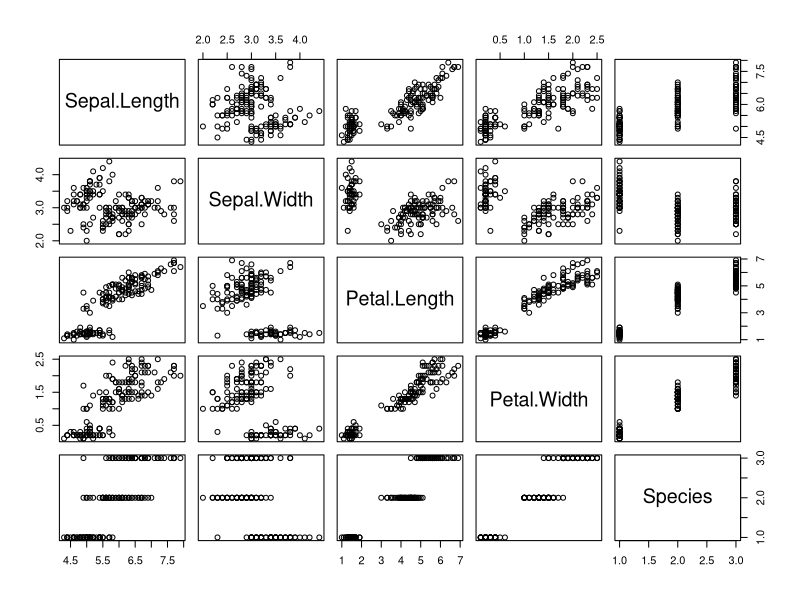
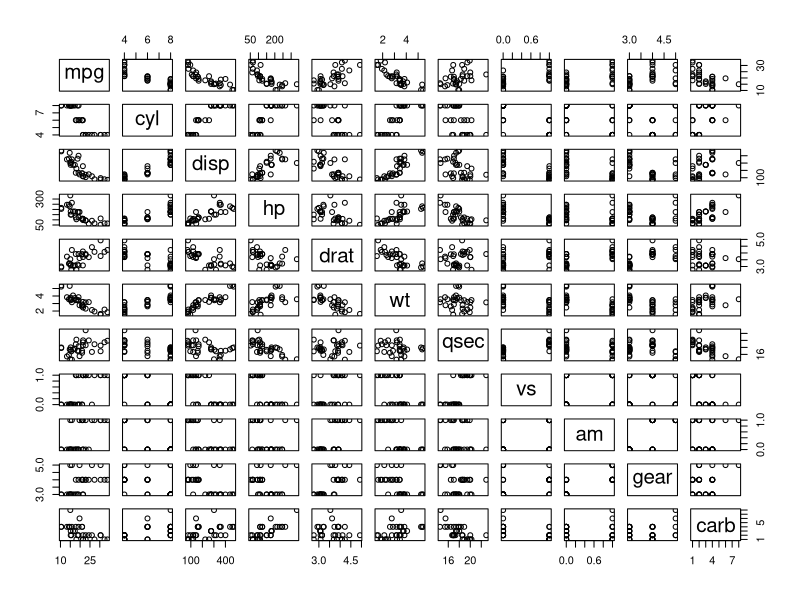
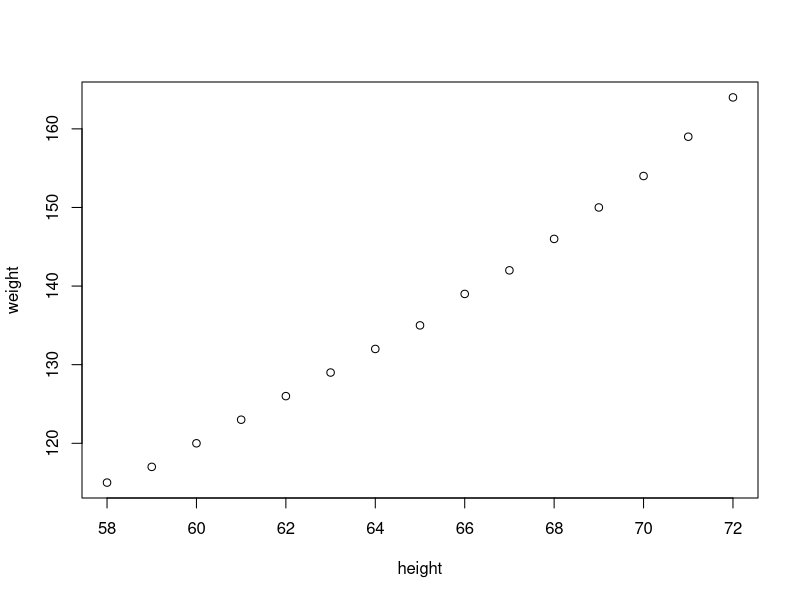

Reproduce these figures in R, in order.
## ---- chunk 1
knitr::opts_chunk$set(echo = TRUE, fig.align = "center",
                      eval = TRUE)
## ---- chunk 2
plot(iris)
## ---- chunk 3
mean(iris$Sepal.Length, na.rm = TRUE)
## ---- chunk 4
library(stats)
## ---- chunk 5
iris
## ---- chunk 6
plot(mtcars)
## ---- chunk 7
plot(women)
